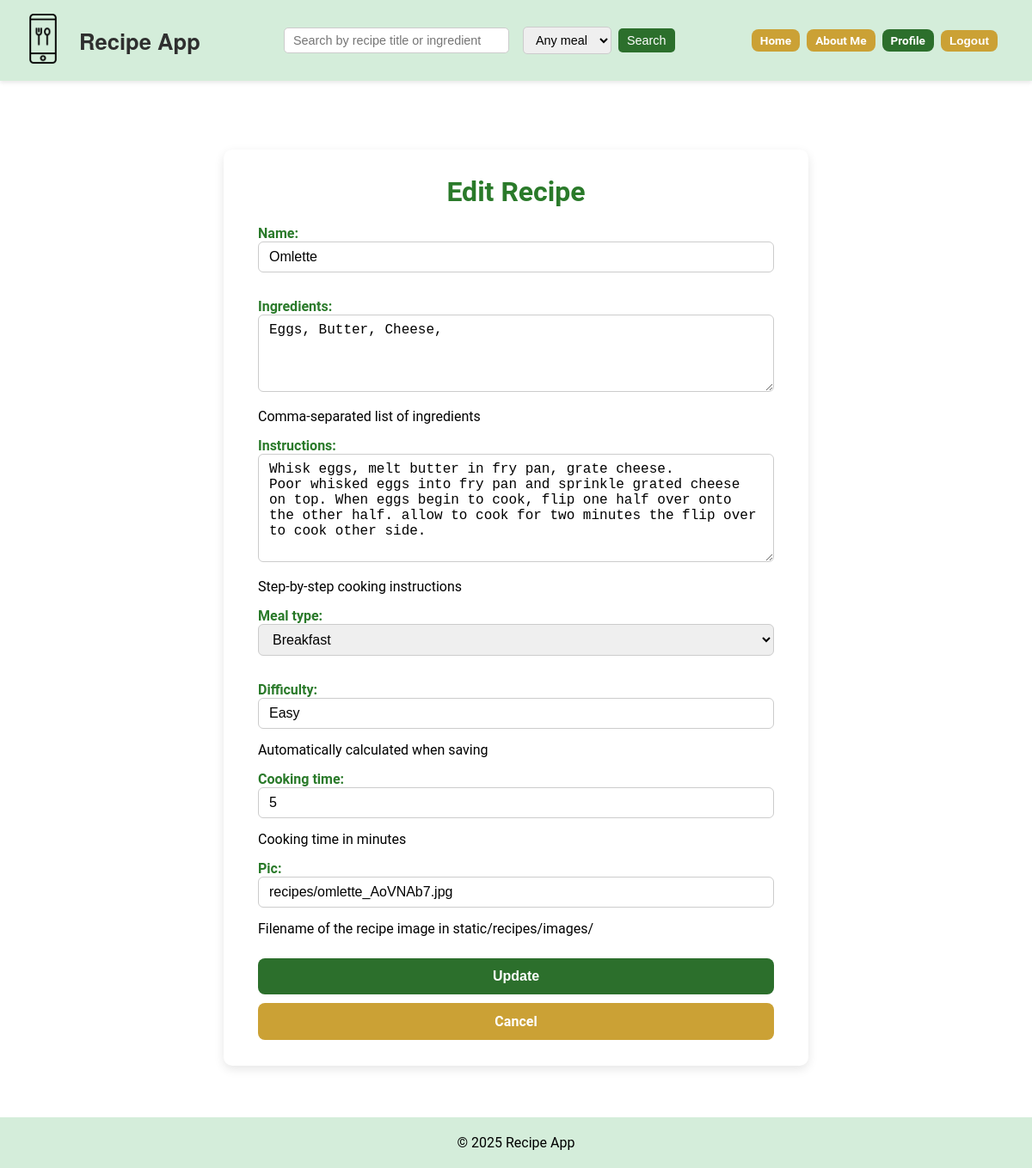
The app's page /users/recipes/11/edit/ (signed in), older data.
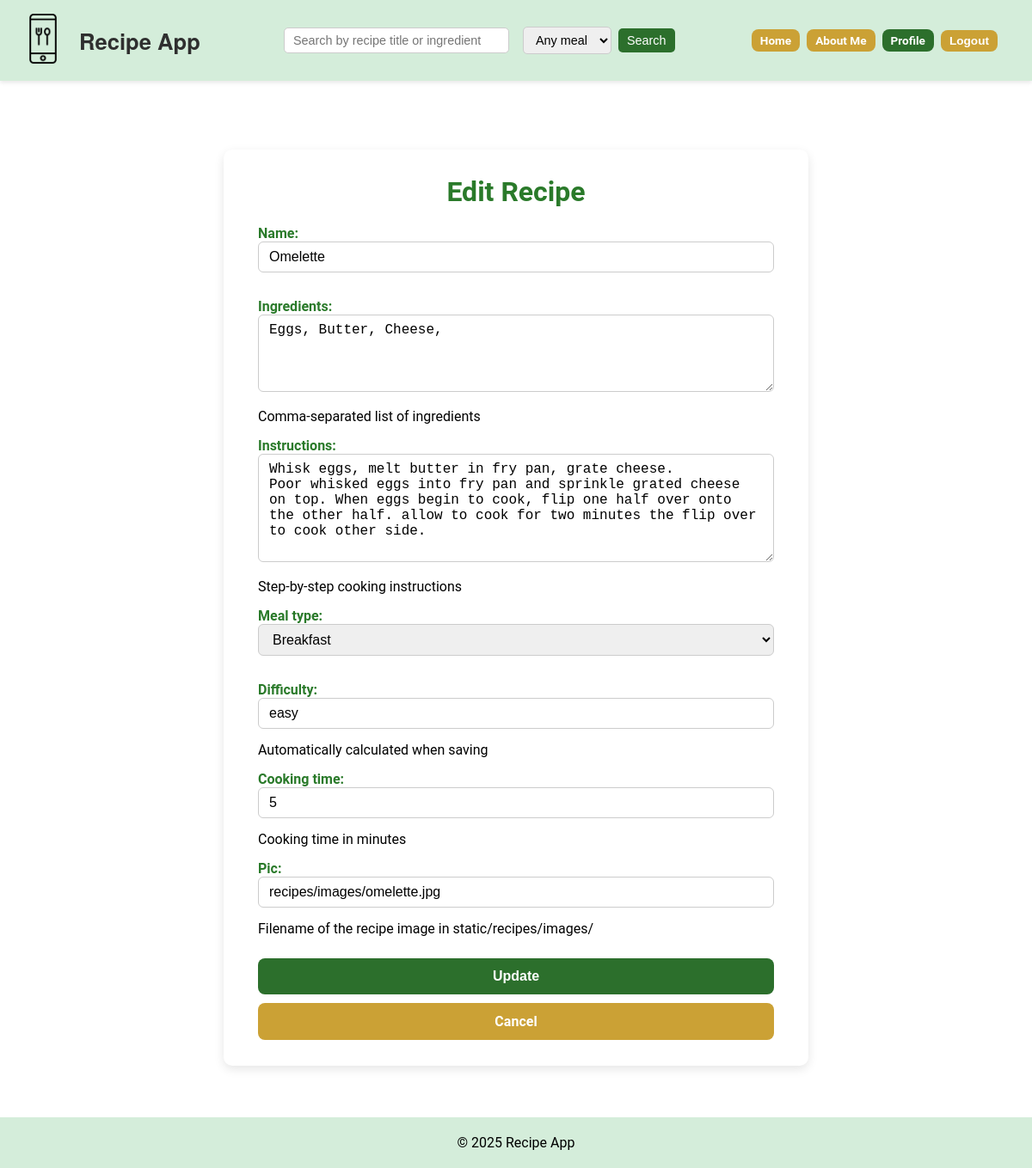
The same page, newer data.
### recipes/models.py (models this page shows, shortened)
class Recipe(models.Model):
    MEAL_TYPE_CHOICES = [
        ("breakfast", "Breakfast"),
        ("lunch", "Lunch"),
        ("dinner", "Dinner"),
        ("snack", "Snack"),
        ("drink", "Drink"),
        ("dessert", "Dessert"),
    ]
    name = models.CharField(max_length=50)
    description = models.TextField(
        blank=True,
        help_text="Short description of the recipe"
    )
    instructions = models.TextField(
        blank=True,
        help_text="Step-by-step cooking instructions"
    )
    ingredients = models.TextField(
        help_text="Comma-separated list of ingredients"
    )
    prep_time = models.PositiveIntegerField(
        help_text="Preparation time in minutes",
        default=5
    )
    cooking_time = models.PositiveIntegerField(
        help_text="Cooking time in minutes"
    )
    difficulty = models.CharField(
        max_length=20,
        blank=True,
        help_text="Automatically calculated when saving"
    )
    meal_type = models.CharField(
        max_length=20,
        choices=MEAL_TYPE_CHOICES,
        default="dinner"
    )
    pic = models.CharField(
    max_length=100,
    default="no_picture.jpg",
    help_text="Filename of the recipe image in static/recipes/images/"
)
    created_by = models.ForeignKey(
        User,
        on_delete=models.CASCADE,
        null=True,      # allows NULL for legacy rows
        blank=True,     # allows blank in forms
        related_name="recipes_created"
    )

### users/views.py (the view)
# urls.py: path('recipes/<int:recipe_id>/edit/', views.edit_recipe, name='edit_recipe'),
@login_required
def edit_recipe(request, recipe_id):
    recipe = get_object_or_404(Recipe, pk=recipe_id, created_by=request.user)
    if request.method == "POST":
        form = RecipeForm(request.POST, request.FILES, instance=recipe)
        if form.is_valid():
            form.save()
            messages.success(request, "Recipe updated successfully!")
            return redirect("users:my_recipes")
        else:
            messages.error(request, "Please correct the errors below.")
    else:
        form = RecipeForm(instance=recipe)
    return render(request, "users/add_recipe.html", {"form": form, "is_edit": True})

### recipes/forms.py
class RecipeForm(forms.ModelForm):
    class Meta:
        model = Recipe
        fields = [
            "name", "ingredients", "instructions",
            "meal_type", "difficulty", "cooking_time", "pic"
        ]
        widgets = {
            "ingredients": forms.Textarea(attrs={"rows": 4}),
            "instructions": forms.Textarea(attrs={"rows": 6}),
        }

### users/templates/users/add_recipe.html (shortened to what this page needs)
{% extends "base.html" %}
{% load static %}
{% block content %}
<div class="recipe-form-page">
    <div class="recipe-form-card">
        <h2>{% if form.instance.pk %}Edit{% else %}Add New{% endif %} Recipe</h2>
        <form method="post" enctype="multipart/form-data">
            {{ form.as_p }}
            <button type="submit" class="btn btn-success">{% if form.instance.pk %}Update{% else %}Save{% endif %}</button>
            <a href="{% url 'users:my_recipes' %}" class="btn btn-secondary">Cancel</a>
        </form>
    </div>
</div>
{% endblock %}

Row changes from the older to the newer data that the page shows:
changed Recipe "Eggs, Butter, Cheese,": name "Omlette" → "Omelette"; difficulty "Easy" → "easy"; pic "recipes/omlette_AoVNAb7.jpg" → "recipes/images/omelette.jpg"
